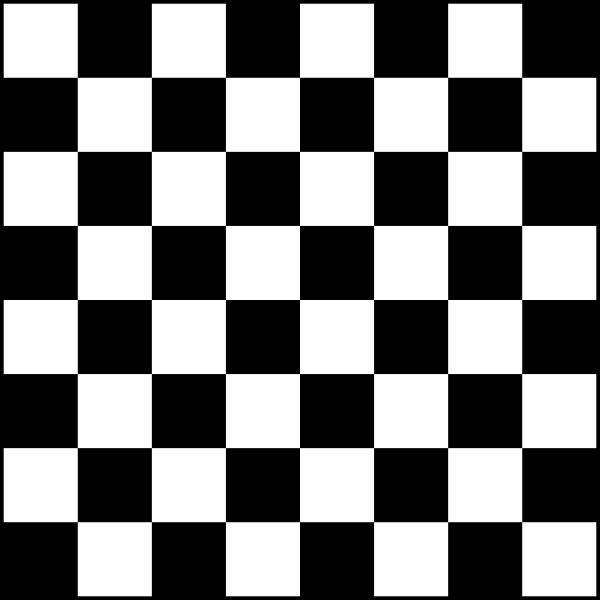
#> input picture assets/chessboard.png, 1200 x 1200 px (shown at 1/2 size)
$ python tutorial6.py
#> lines starting #> are read from the running program, lines starting #| are printed output that depends on the picture; after the words box and inside, x2 and y2 are one past the last pixel; in counts of white or black regions, pixels touching at a corner belong together
import numpy as np
import cv2

img = cv2.imread('assets/chessboard.png')
#> img is the input picture: shape (1200, 1200, 3); min 0, max 255, mean 124.4
img = cv2.resize(img, (0,0), fx=0.75, fy=0.75)
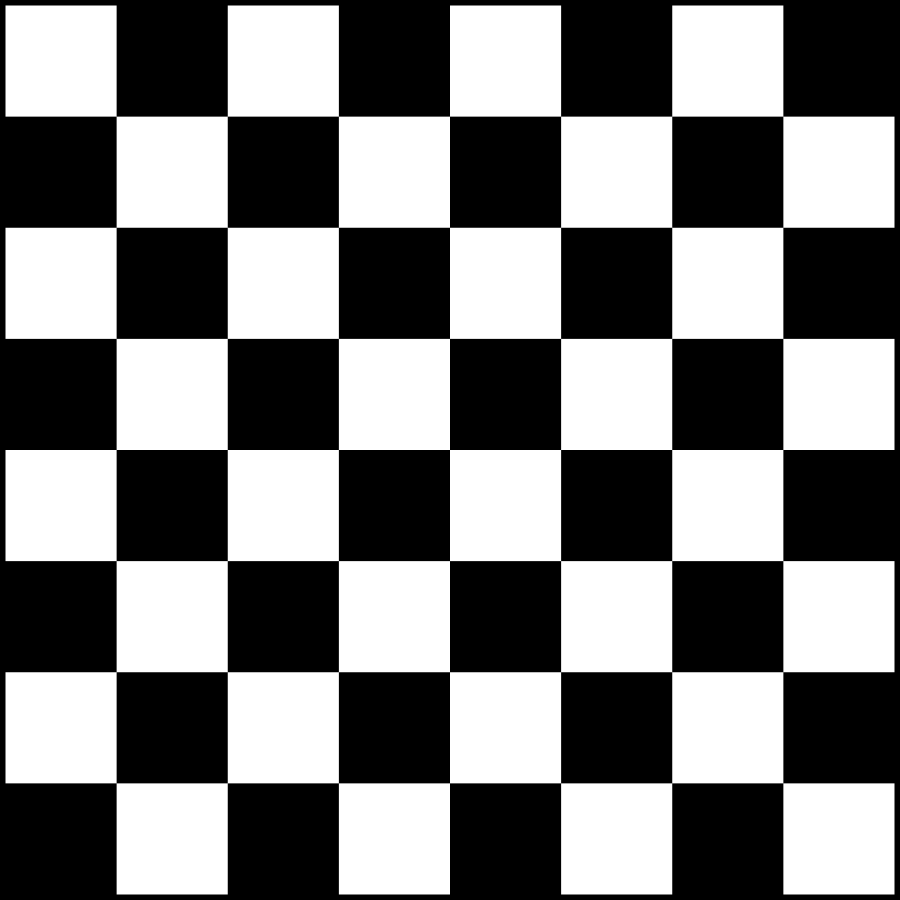
#> img: shape (900, 900, 3); min 0, max 255, mean 124.4
gray = cv2.cvtColor(img, cv2.COLOR_BGR2GRAY)

## now detect corners

corners = cv2.goodFeaturesToTrack(gray, 100, 0.01, 10)
#> corners = 79 rows, first 8: [450, 450], [449, 561], [338, 450], [561, 449], [450, 338], [339, 560], [560, 339], [560, 560]
#source image, number of corners, min quality, and minimum distance between corners
corners = corners.astype(int)
#float to int

for corner in corners:
    x, y = corner.ravel()
    #flatten the array

    cv2.circle(img, (x,y), 5, (255,0,0), -1)
#> this loop made 79 passes
#> (x, y) on passes 1 to 12: (450, 450), (449, 561), (338, 450), (561, 449), (450, 338), (339, 560), (560, 339), (560, 560), (339, 339), (450, 672), (672, 450), (227, 450)
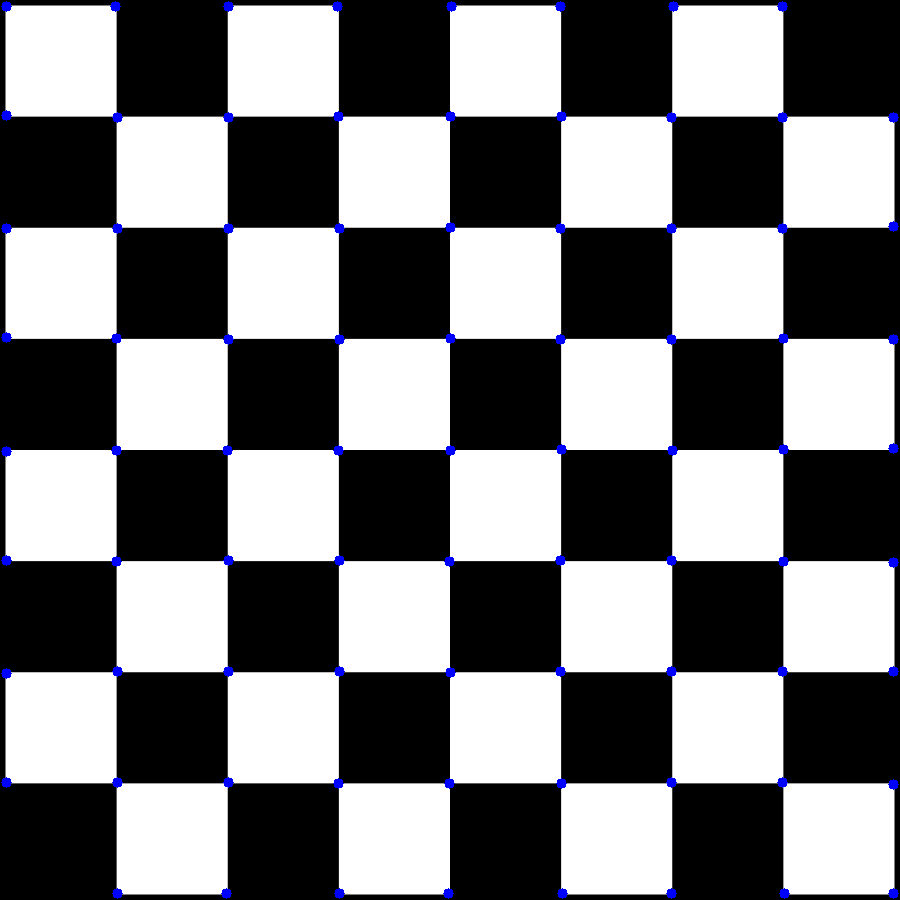
#> img: shape (900, 900, 3); 0.79% of pixels changed, all inside (x1, y1, x2, y2) = (1, 1, 899, 899)

for i in range(len(corners)):
    for j in range(i + 1, len(corners)):
        corner1 = tuple (corners[i][0])
        corner2 = tuple (corners[j][0])
        color = tuple(map(lambda x: int(x), np.random.randint(0,255, size = 3)))
        cv2.line(img, corner1, corner2, color, 1)
        break
#> this loop made 79 passes
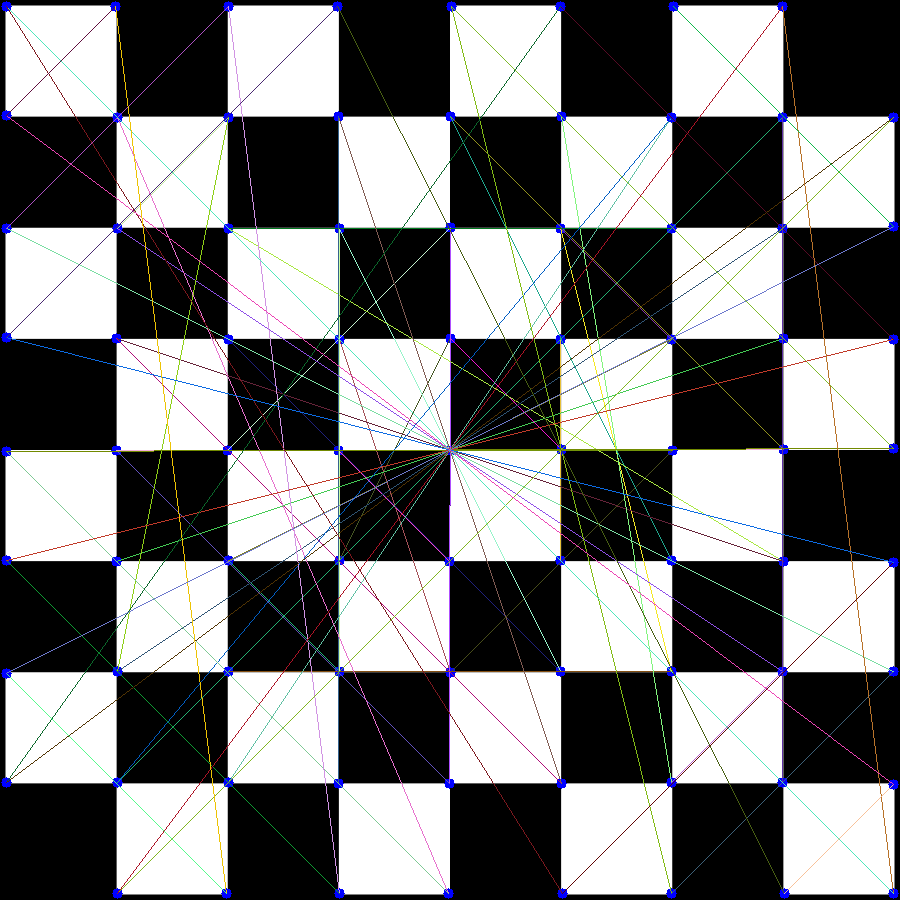
#> img: shape (900, 900, 3); 4.16% of pixels changed, all inside (x1, y1, x2, y2) = (6, 6, 894, 894)

print(corners)
#> (printed output is left out)

cv2.imshow('Frame', img)
cv2.waitKey(0)
cv2.destroyAllWindows()
